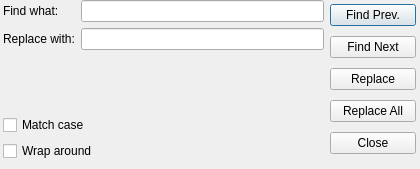
<?xml version="1.0" encoding="UTF-8"?>
<ui version="4.0">
 <class>FindDialog</class>
 <widget class="QDialog" name="FindDialog">
  <property name="geometry">
   <rect>
    <x>0</x>
    <y>0</y>
    <width>420</width>
    <height>169</height>
   </rect>
  </property>
  <property name="windowTitle">
   <string>Dialog</string>
  </property>
  <widget class="QWidget" name="layoutWidget">
   <property name="geometry">
    <rect>
     <x>330</x>
     <y>0</y>
     <width>86</width>
     <height>161</height>
    </rect>
   </property>
   <layout class="QVBoxLayout" name="verticalLayout_buttons">
    <property name="sizeConstraint">
     <enum>QLayout::SetMinimumSize</enum>
    </property>
    <item>
     <widget class="QPushButton" name="pushButton_find_prev">
      <property name="text">
       <string>Find Prev.</string>
      </property>
     </widget>
    </item>
    <item>
     <widget class="QPushButton" name="pushButton_find_next">
      <property name="text">
       <string>Find Next</string>
      </property>
     </widget>
    </item>
    <item>
     <widget class="QPushButton" name="pushButton_replace">
      <property name="text">
       <string>Replace</string>
      </property>
     </widget>
    </item>
    <item>
     <widget class="QPushButton" name="pushButton_replace_all">
      <property name="text">
       <string>Replace All</string>
      </property>
     </widget>
    </item>
    <item>
     <widget class="QPushButton" name="pushButton_cancel">
      <property name="text">
       <string>Close</string>
      </property>
     </widget>
    </item>
   </layout>
  </widget>
  <widget class="QWidget" name="layoutWidget_2">
   <property name="geometry">
    <rect>
     <x>3</x>
     <y>0</y>
     <width>321</width>
     <height>161</height>
    </rect>
   </property>
   <layout class="QVBoxLayout" name="verticalLayout_input">
    <item>
     <layout class="QFormLayout" name="formLayout_text">
      <item row="0" column="0">
       <widget class="QLabel" name="label_find">
        <property name="text">
         <string>Find what:</string>
        </property>
       </widget>
      </item>
      <item row="0" column="1">
       <widget class="QLineEdit" name="lineEdit_find"/>
      </item>
      <item row="1" column="1">
       <widget class="QLineEdit" name="lineEdit_replace"/>
      </item>
      <item row="1" column="0">
       <widget class="QLabel" name="label_replace">
        <property name="text">
         <string>Replace with:</string>
        </property>
       </widget>
      </item>
     </layout>
    </item>
    <item>
     <widget class="QCheckBox" name="checkBox_match_case">
      <property name="text">
       <string>Match case</string>
      </property>
     </widget>
    </item>
    <item>
     <widget class="QCheckBox" name="checkBox_wrap_around">
      <property name="text">
       <string>Wrap around</string>
      </property>
     </widget>
    </item>
   </layout>
  </widget>
 </widget>
 <resources/>
 <connections/>
</ui>
